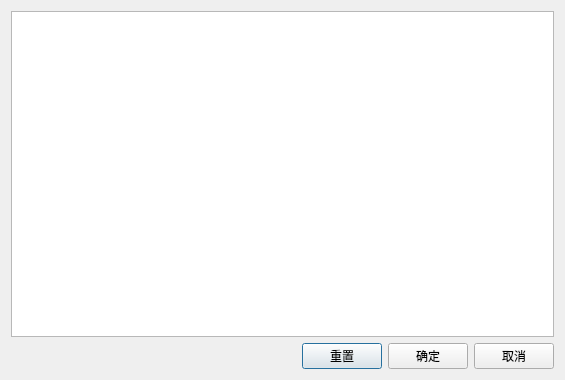
<?xml version="1.0" encoding="UTF-8"?>
<ui version="4.0">
 <class>BCSetControlDlg</class>
 <widget class="QDialog" name="BCSetControlDlg">
  <property name="geometry">
   <rect>
    <x>0</x>
    <y>0</y>
    <width>565</width>
    <height>380</height>
   </rect>
  </property>
  <property name="windowTitle">
   <string>输入信号设置</string>
  </property>
  <layout class="QGridLayout" name="gridLayout">
   <item row="0" column="0" colspan="4">
    <widget class="QTableWidget" name="tableWidget"/>
   </item>
   <item row="1" column="0">
    <spacer name="horizontalSpacer">
     <property name="orientation">
      <enum>Qt::Horizontal</enum>
     </property>
     <property name="sizeHint" stdset="0">
      <size>
       <width>301</width>
       <height>20</height>
      </size>
     </property>
    </spacer>
   </item>
   <item row="1" column="1">
    <widget class="QPushButton" name="pushButton_RESET">
     <property name="text">
      <string>重置</string>
     </property>
    </widget>
   </item>
   <item row="1" column="2">
    <widget class="QPushButton" name="pushButton_OK">
     <property name="text">
      <string>确定</string>
     </property>
    </widget>
   </item>
   <item row="1" column="3">
    <widget class="QPushButton" name="pushButton_CANNEL">
     <property name="text">
      <string>取消</string>
     </property>
    </widget>
   </item>
  </layout>
 </widget>
 <resources/>
 <connections/>
</ui>
